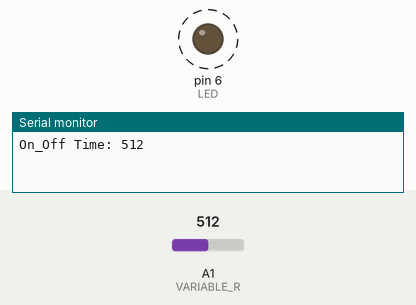
Simulated run of this sketch. Board: Arduino Uno, built with avr-gcc and run on an emulated ATmega328P. Parts: output pins drawn as LEDs (lit = HIGH), the last lines printed to the serial monitor. Dashed ring = blinking. Inputs (shaded band) come from the test bench; at power-on: A1 (VARIABLE_R) = 512.

Above: at 1.9 s.
2.0 s: A1 (VARIABLE_R) set to 122
At 2.71 s:
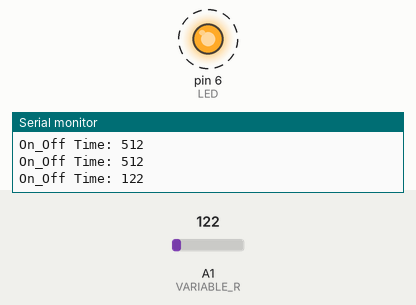
5.5 s: A1 (VARIABLE_R) set to 0
At 5.76 s:
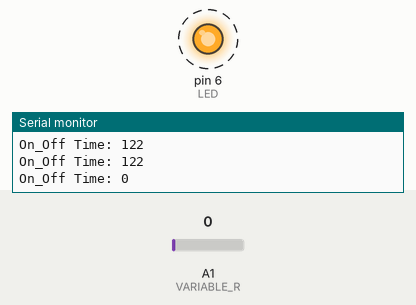
Timing chart, 0 to 15.0 s (numbered marks = the images above; inputs shaded):
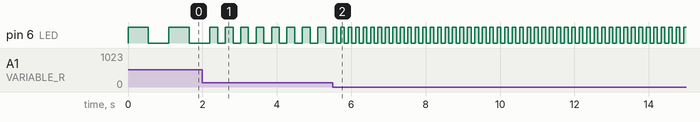

Measured:
- after the input at 2.0 s, pin 6 (LED): alternates HIGH for 0.21 s and LOW for 0.21 s, starting after 0.41 s
- after the input at 5.5 s, pin 6 (LED): alternates HIGH for 0.10 s and LOW for 0.10 s, starting after 0.12 s
- by itself, pin 6 (LED): alternates HIGH for 0.55 s and LOW for 0.55 s

The sketch:

ex03_02_11.ino
```cpp
// 가변저항으로 LED 점멸시간 제어

#define VARIABLE_R A1
#define LED 6

void setup() {
  pinMode(VARIABLE_R, INPUT);
  pinMode(LED, OUTPUT);
  Serial.begin(9600);
}

void loop() {
  int value = analogRead(VARIABLE_R);
  int time = map(value, 0, 1023, 100, 1000);
  digitalWrite(LED, 1);
  delay(time);
  digitalWrite(LED, 0);
  delay(time);
  Serial.print("On_Off Time: ");
  Serial.println(value);
}
```
